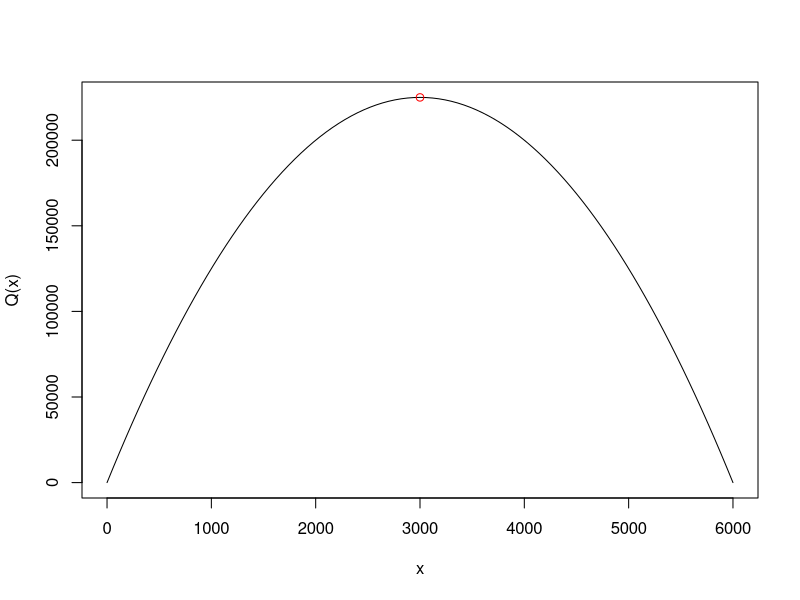
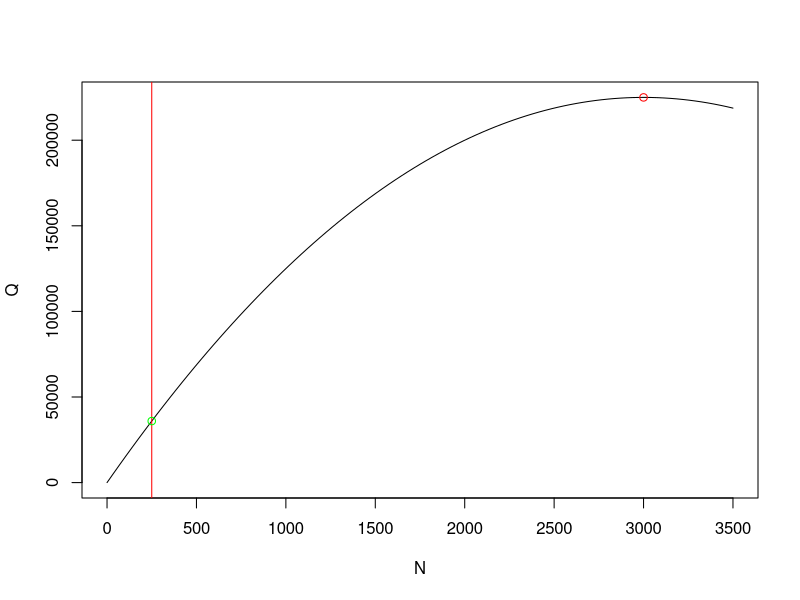
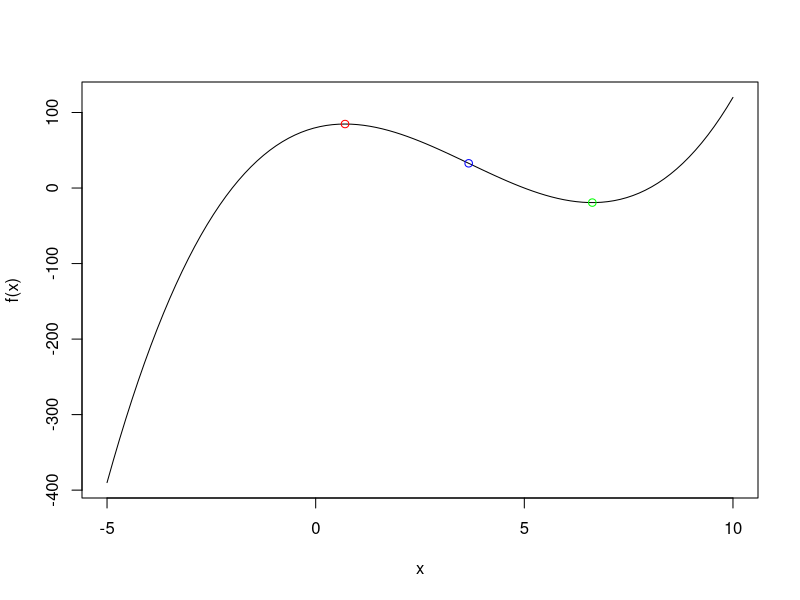
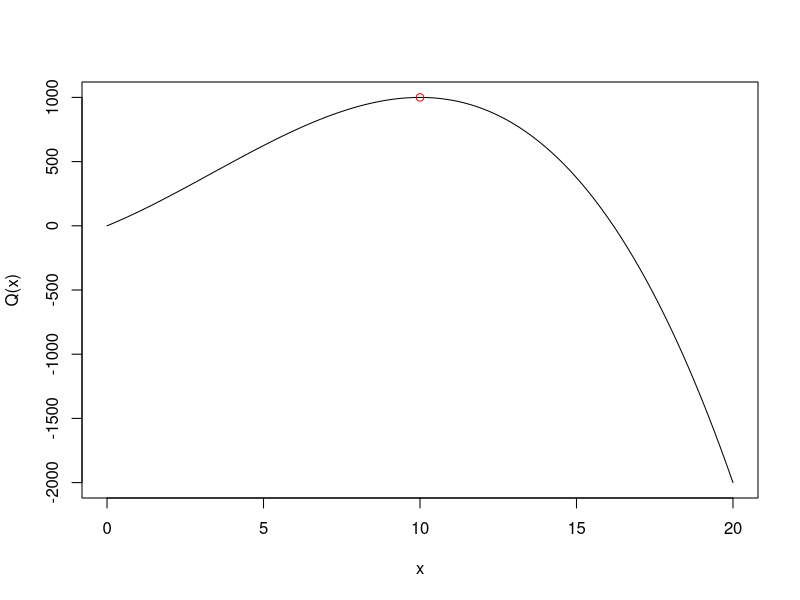
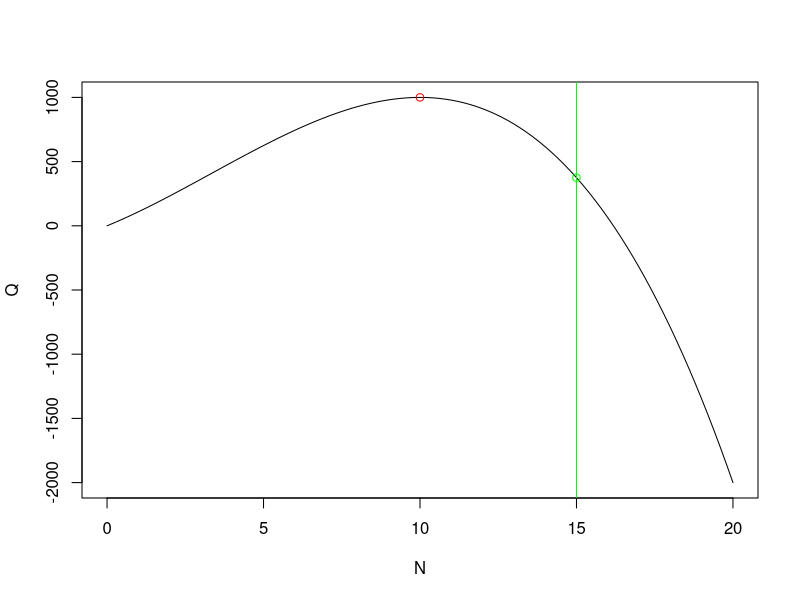
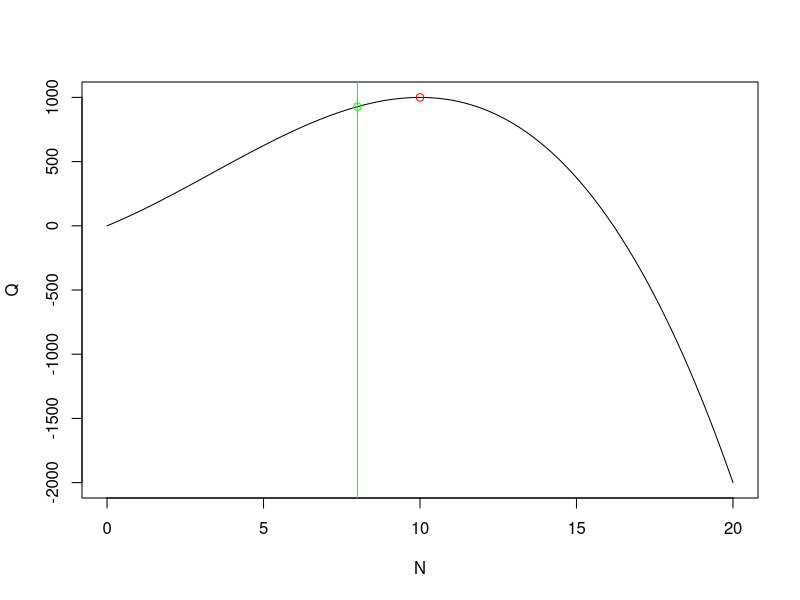
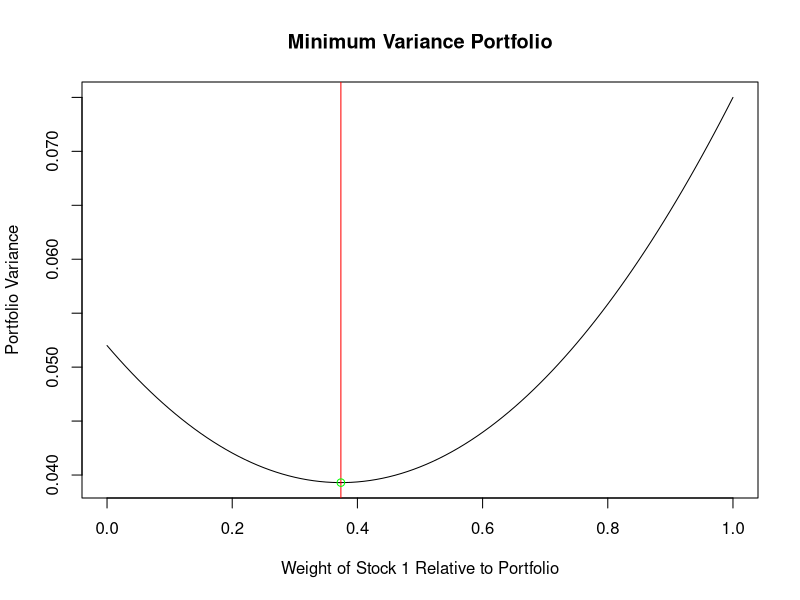
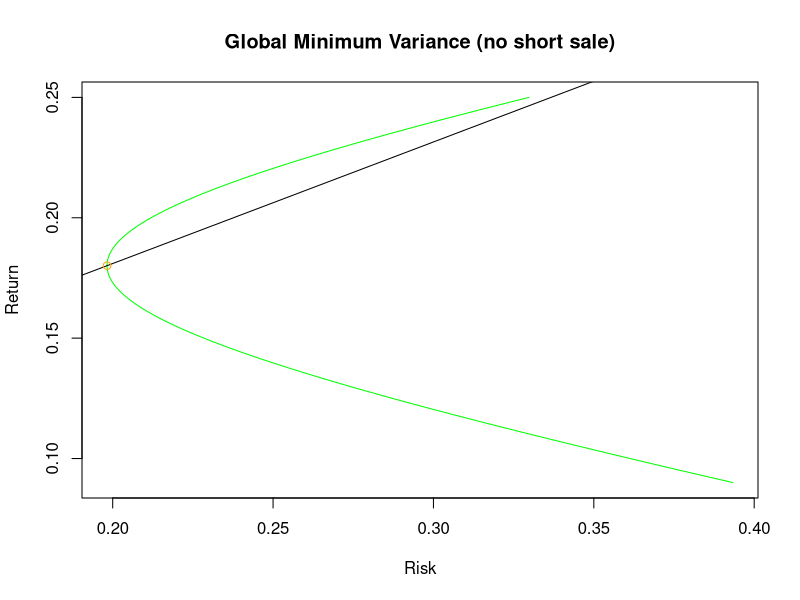

Write R code to recreate these figures, in order.
## ---- chunk 1
knitr::opts_chunk$set(echo = TRUE, envir=.GlobalEnv)
## ---- chunk 2
Q <- function(N) 150*N - .025*N^2
curve(Q, 0, 6000)
root <- polyroot(c(150, -.05))
N_max <- Re(root)[abs(Im(root)) < 1e-6]
Q_max <- Q(N_max)
points(N_max, Q(N_max), col='red')
## ---- chunk 3
N_0 <- 250
Q_0 <- Q(N_0)
plot(Q, 0, 3500, xlab = 'N', ylab = 'Q')
abline(v = 250, col = 'red')
points(N_0, Q(N_0), col = 'green')
points(N_max, Q(N_max), col='red')
## ---- chunk 4
f <- function(x) x^3 -11*x^2 + 14*x + 80
f_1prime <- function(x) 3*x^2 - 22*x + 14
root <- polyroot(c(14, -22, 3))
x_1prime <- Re(root)[abs(Im(root)) < 1e-6]
x_1prime
## ---- chunk 5
x_1prime1 <- 0.7039352
x_1prime2 <- 6.6293981
## ---- chunk 6
x_2prime1 <- 11/3
f_2prime <- function(x) 6*x - 22
## ---- chunk 7
x_1prime1 <- 0.7039352
x_1prime2 <- 6.6293981
x_2prime1 <- 11/3
curve(f, -5, 10)
points(x_1prime1, f(x_1prime1), col = 'red')
points(x_1prime2, f(x_1prime2), col = 'green')
points(x_2prime1, f(x_2prime1), col = 'blue')
## ---- chunk 8
Q <- function(N) 100*N + 10*N^2 - N^3
curve(Q, 0, 20)
root <- polyroot(c(100, 20, -3)) 
N_max <- Re(root)[abs(Im(root)) < 1e-6]
N_max <- N_max[which(N_max>0)]
Q_max <- Q(N_max)
points(N_max, Q(N_max), col='red')
## ---- chunk 9
N_0 <- 15
lambda <- 100 + 20*N_0 - 3*N_0^2 
Q_0 <- Q(N_0)
plot(Q, 0, 20, xlab = 'N', ylab = 'Q')
abline(v = N_0, col = 'green')
points(N_0, Q(N_0), col = 'green')
points(N_max, Q(N_max), col='red')
## ---- chunk 10
N_0 <- 8
lambda <- 100 + 20*N_0 - 3*N_0^2 
Q_0 <- Q(N_0)
plot(Q, 0, 20, xlab = 'N', ylab = 'Q')
abline(v = N_0, col = 'green')
points(N_0, Q(N_0), col = 'green')
points(N_max, Q(N_max), col='red')
## ---- chunk 11
# Mean Returns
mean_rStock1 <- .13
mean_rStock2 <- .21
mean_rf <- .08

# Variance of returns
var_rStock1 <- .075
var_rStock2 <- .052

# Standard deviation of returns
sd_rStock1 <- sqrt(var_rStock1)
sd_rStock2 <- sqrt(var_rStock2)

# Covariance of Returns
cov_rStock1_rStock2 <- .018

# Correlation of Returns
cor_rStock2_rStock2 <- cov_rStock1_rStock2 / (sd_rStock1 * sd_rStock2)
## ---- chunk 12
# The Variance function of the portfolio
fVar <- function(m1) var_rStock1 * m1^2 + var_rStock2 * (1 - m1)^2 + 2 * m1 * (1 - m1) * cov_rStock1_rStock2

# Set the weighting
m1 <- .3736
m2 <- .6264

# Plot of the variance function with respect to w1.
w1 <- seq(0, 1, .05)
plot(fVar, w1, xlab = "Weight of Stock 1 Relative to Portfolio", ylab = "Portfolio Variance", main = "Minimum Variance Portfolio"); abline(v = m1, col = "red")
points(m1, fVar(m1), col='green')

# Plot of the efficient frontier
w1 <- seq(-.5, 1.5, .005)
fVar <- function(w1) var_rStock1 * w1^2 + var_rStock2 * (1 - w1)^2 + 2 * w1 * (1 - w1) * cov_rStock1_rStock2
r <- function(w1) mean_rStock1*w1 + mean_rStock2*(1-w1)
Risk <- sqrt(fVar(w1))
Return <- r(w1)
plot(Risk, Return, type='l', main='Global Minimum Variance (no short sale)', col = 'green')
wp <- (var_rStock2 - cov_rStock1_rStock2) / (var_rStock1 + var_rStock2 - 2 * cov_rStock1_rStock2)  # Normalizing weight
Rp <- r(wp)
sigma <- sqrt(fVar(wp))
Rf <- mean_rf
Sharpe <- (Rp-Rf)/sigma
X <- seq(0, 1, .01)
Y <- Rf + Sharpe*X
lines(X, Y)
points(sigma, Rp, col='orange')
